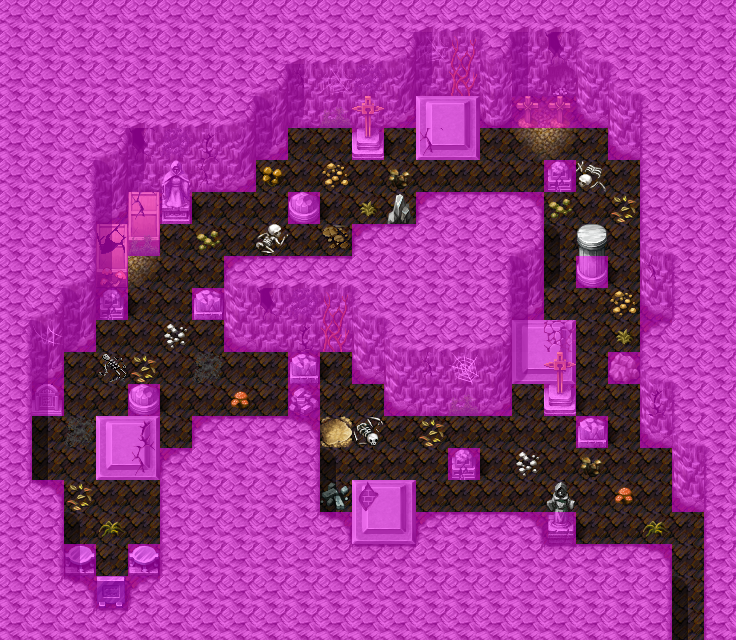

Tiled map render using the project's own tile images. Description and the map definition, with tile-layer contents summarised, below:
An orthogonal 23x20 tile map with 32x32 px tiles, 4 tile layers (Ground, Objects, Above, Walkable), 40 tilesets and 9 objects (8x spawn, mapchange).

<map version="1.0" orientation="orthogonal" width="23" height="20" tilewidth="32" tileheight="32">
 <tileset firstgid="1" name="map_bed_1" tilewidth="32" tileheight="32">
  <image source="../drawable/map_bed_1.png" width="512" height="256" />
 </tileset>
 <tileset firstgid="129" name="map_border_1" tilewidth="32" tileheight="32">
  <image source="../drawable/map_border_1.png" width="512" height="256" />
 </tileset>
 <tileset firstgid="257" name="map_bridge_1" tilewidth="32" tileheight="32">
  <image source="../drawable/map_bridge_1.png" width="512" height="256" />
 </tileset>
 <tileset firstgid="385" name="map_broken_1" tilewidth="32" tileheight="32">
  <image source="../drawable/map_broken_1.png" width="512" height="256" />
 </tileset>
 <tileset firstgid="513" name="map_cavewall_1" tilewidth="32" tileheight="32">
  <image source="../drawable/map_cavewall_1.png" width="576" height="192" />
 </tileset>
 <tileset firstgid="621" name="map_cavewall_2" tilewidth="32" tileheight="32">
  <image source="../drawable/map_cavewall_2.png" width="576" height="192" />
 </tileset>
 <tileset firstgid="729" name="map_cavewall_3" tilewidth="32" tileheight="32">
  <image source="../drawable/map_cavewall_3.png" width="576" height="192" />
 </tileset>
 <tileset firstgid="837" name="map_chair_table_1" tilewidth="32" tileheight="32">
  <image source="../drawable/map_chair_table_1.png" width="512" height="256" />
 </tileset>
 <tileset firstgid="965" name="map_crate_1" tilewidth="32" tileheight="32">
  <image source="../drawable/map_crate_1.png" width="512" height="256" />
 </tileset>
 <tileset firstgid="1093" name="map_cupboard_1" tilewidth="32" tileheight="32">
  <image source="../drawable/map_cupboard_1.png" width="512" height="256" />
 </tileset>
 <tileset firstgid="1221" name="map_curtain_1" tilewidth="32" tileheight="32">
  <image source="../drawable/map_curtain_1.png" width="512" height="256" />
 </tileset>
 <tileset firstgid="1349" name="map_entrance_1" tilewidth="32" tileheight="32">
  <image source="../drawable/map_entrance_1.png" width="512" height="256" />
 </tileset>
 <tileset firstgid="1477" name="map_fence_1" tilewidth="32" tileheight="32">
  <image source="../drawable/map_fence_1.png" width="512" height="256" />
 </tileset>
 <tileset firstgid="1605" name="map_fence_2" tilewidth="32" tileheight="32">
  <image source="../drawable/map_fence_2.png" width="512" height="256" />
 </tileset>
 <tileset firstgid="1733" name="map_ground_1" tilewidth="32" tileheight="32">
  <image source="../drawable/map_ground_1.png" width="512" height="256" />
 </tileset>
 <tileset firstgid="1861" name="map_ground_2" tilewidth="32" tileheight="32">
  <image source="../drawable/map_ground_2.png" width="512" height="256" />
 </tileset>
 <tileset firstgid="1989" name="map_ground_3" tilewidth="32" tileheight="32">
  <image source="../drawable/map_ground_3.png" width="512" height="256" />
 </tileset>
 <tileset firstgid="2117" name="map_ground_4" tilewidth="32" tileheight="32">
  <image source="../drawable/map_ground_4.png" width="512" height="256" />
 </tileset>
 <tileset firstgid="2245" name="map_ground_5" tilewidth="32" tileheight="32">
  <image source="../drawable/map_ground_5.png" width="512" height="256" />
 </tileset>
 <tileset firstgid="2373" name="map_ground_6" tilewidth="32" tileheight="32">
  <image source="../drawable/map_ground_6.png" width="512" height="256" />
 </tileset>
 <tileset firstgid="2501" name="map_ground_7" tilewidth="32" tileheight="32">
  <image source="../drawable/map_ground_7.png" width="512" height="256" />
 </tileset>
 <tileset firstgid="2629" name="map_ground_8" tilewidth="32" tileheight="32">
  <image source="../drawable/map_ground_8.png" width="512" height="256" />
 </tileset>
 <tileset firstgid="2757" name="map_indoor_1" tilewidth="32" tileheight="32">
  <image source="../drawable/map_indoor_1.png" width="512" height="256" />
 </tileset>
 <tileset firstgid="2885" name="map_kitchen_1" tilewidth="32" tileheight="32">
  <image source="../drawable/map_kitchen_1.png" width="512" height="256" />
 </tileset>
 <tileset firstgid="3013" name="map_outdoor_1" tilewidth="32" tileheight="32">
  <image source="../drawable/map_outdoor_1.png" width="512" height="256" />
 </tileset>
 <tileset firstgid="3141" name="map_pillar_1" tilewidth="32" tileheight="32">
  <image source="../drawable/map_pillar_1.png" width="512" height="256" />
 </tileset>
 <tileset firstgid="3269" name="map_plant_1" tilewidth="32" tileheight="32">
  <image source="../drawable/map_plant_1.png" width="512" height="256" />
 </tileset>
 <tileset firstgid="3397" name="map_rock_1" tilewidth="32" tileheight="32">
  <image source="../drawable/map_rock_1.png" width="512" height="256" />
 </tileset>
 <tileset firstgid="3525" name="map_roof_1" tilewidth="32" tileheight="32">
  <image source="../drawable/map_roof_1.png" width="512" height="256" />
 </tileset>
 <tileset firstgid="3653" name="map_roof_2" tilewidth="32" tileheight="32">
  <image source="../drawable/map_roof_2.png" width="512" height="256" />
 </tileset>
 <tileset firstgid="3781" name="map_shop_1" tilewidth="32" tileheight="32">
  <image source="../drawable/map_shop_1.png" width="512" height="256" />
 </tileset>
 <tileset firstgid="3909" name="map_sign_ladder_1" tilewidth="32" tileheight="32">
  <image source="../drawable/map_sign_ladder_1.png" width="512" height="256" />
 </tileset>
 <tileset firstgid="4037" name="map_table_1" tilewidth="32" tileheight="32">
  <image source="../drawable/map_table_1.png" width="512" height="256" />
 </tileset>
 <tileset firstgid="4165" name="map_trail_1" tilewidth="32" tileheight="32">
  <image source="../drawable/map_trail_1.png" width="512" height="256" />
 </tileset>
 <tileset firstgid="4293" name="map_tree_1" tilewidth="32" tileheight="32">
  <image source="../drawable/map_tree_1.png" width="512" height="256" />
 </tileset>
 <tileset firstgid="4421" name="map_wall_1" tilewidth="32" tileheight="32">
  <image source="../drawable/map_wall_1.png" width="512" height="256" />
 </tileset>
 <tileset firstgid="4549" name="map_wall_2" tilewidth="32" tileheight="32">
  <image source="../drawable/map_wall_2.png" width="480" height="256" />
 </tileset>
 <tileset firstgid="4669" name="map_wall_3" tilewidth="32" tileheight="32">
  <image source="../drawable/map_wall_3.png" width="480" height="256" />
 </tileset>
 <tileset firstgid="4789" name="map_window_1" tilewidth="32" tileheight="32">
  <image source="../drawable/map_window_1.png" width="512" height="256" />
 </tileset>
 <tileset firstgid="4917" name="map_window_2" tilewidth="32" tileheight="32">
  <image source="../drawable/map_window_2.png" width="512" height="256" />
 </tileset>
 <layer name="Ground" width="23" height="20">
  <data>[460 cells, 460 non-empty, 17 distinct tile ids]</data>
 </layer>
 <layer name="Objects" width="23" height="20">
  <data>[460 cells, 143 non-empty, 61 distinct tile ids]</data>
 </layer>
 <layer name="Above" width="23" height="20">
  <data>[460 cells, 47 non-empty, 12 distinct tile ids]</data>
 </layer>
 <layer name="Walkable" width="23" height="20">
  <data>[460 cells, 341 non-empty, 1 distinct tile ids]</data>
 </layer>
 <objectgroup name="Mapevents" width="23" height="20">
  <object name="south" type="mapchange" x="672" y="608" width="32" height="32">
   <properties>
    <property name="map" value="catacombs4" />
    <property name="place" value="north" />
   </properties>
  </object>
 </objectgroup>
 <objectgroup name="Spawn" width="23" height="20">
  <!-- 8 objects omitted --></objectgroup>
 <objectgroup name="Keys" width="23" height="20" />
</map>
<!-- 8 of 9 objects omitted -->
